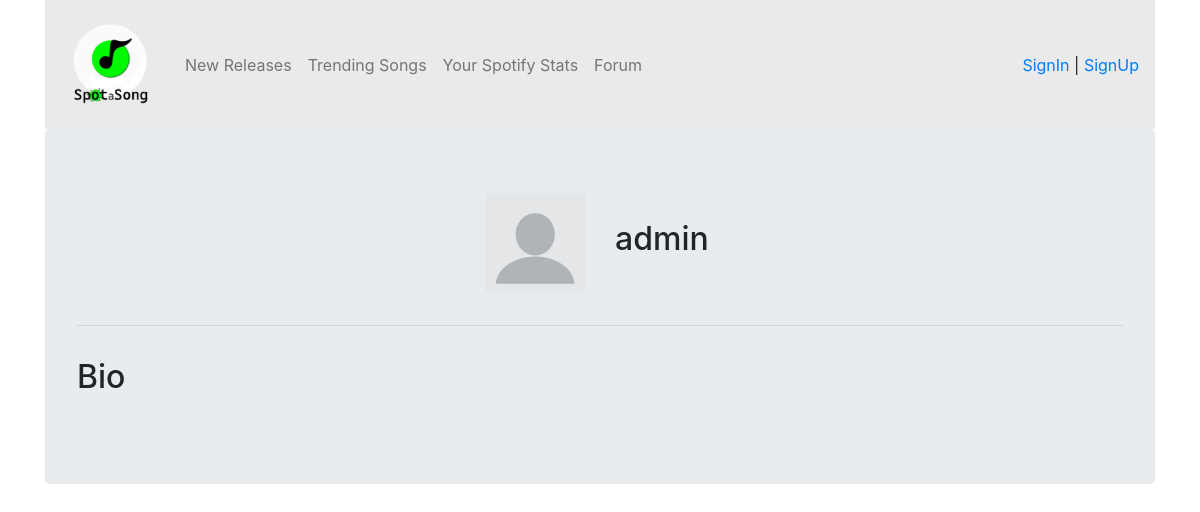
The app's page /accounts/profile/admin, older data.
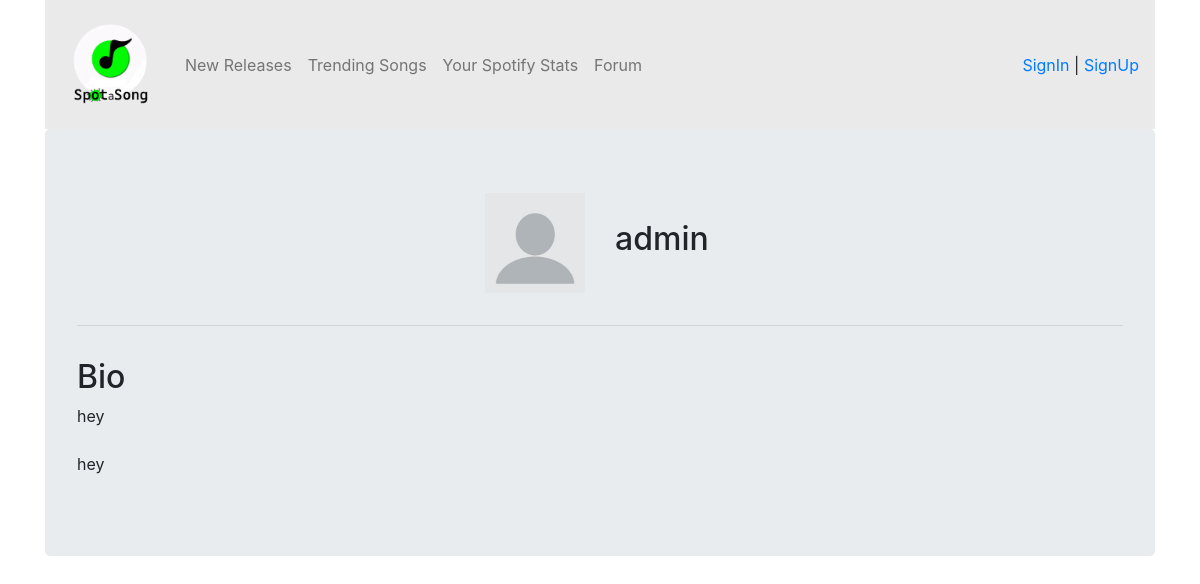
The same page, newer data.
### accounts/models.py (models this page shows, shortened)
class UserProfile(models.Model):
    user = models.OneToOneField(CustomUser, on_delete=models.CASCADE)
    profile_picture = models.ImageField(default='default.jpg',upload_to='profile_pictures')
    bio = models.TextField(max_length=1500, blank=True)

class CustomUser(AbstractUser):
    age = models.PositiveIntegerField(null=True, blank=True)

### accounts/views.py (the view)
# urls.py: path('profile/<str:profile_name>', profileView, name='profile'),
def profileView(request, profile_name):
    user_profile = get_object_or_404(UserProfile, user__username=profile_name)
    if request.method == "POST":
        bio_form = BioUpdateForm(request.POST, instance=user_profile)
        if bio_form.is_valid():
            bio_form.save()
            messages.success(request, 'Bio Updated!')
            return redirect('accounts:profile', profile_name=profile_name)
    else:
        initial_data = {'bio': user_profile.bio} # set the initial value to the existing bio value
        bio_form = BioUpdateForm(initial=initial_data)
    return render(request, 'profile.html', {'user_profile': user_profile, 'bioform': bio_form})

### accounts/templates/profile.html (shortened to what this page needs)
{% extends "base.html" %}
{% load crispy_forms_tags %}
{% load static %}
{% block content %}
<div class="container">
    <div class="jumbotron">
        <div class="row text-center justify-content-md-center pb-3">
            <div class="col-md-5 text-md-right">
                <img id="bioImage"  src="{{ user_profile.profile_picture.url }}">
            </div>
           <div class="col-md-5 text-md-left my-auto">
                <h2>{{user_profile.user}}</h2>
           </div>
        </div>
        <hr>
        <div class="container">
            <div class="row pt-3">
                <h2>Bio</h2>
            </div>
            <div class="row">
                <p>{{ user_profile.bio|linebreaksbr }}</p>
            </div>
        </div>
    </div>
</div>
{% endblock %}

Row changes from the older to the newer data that the page shows:
changed UserProfile "admin": bio (not shown) → "hey hey"
